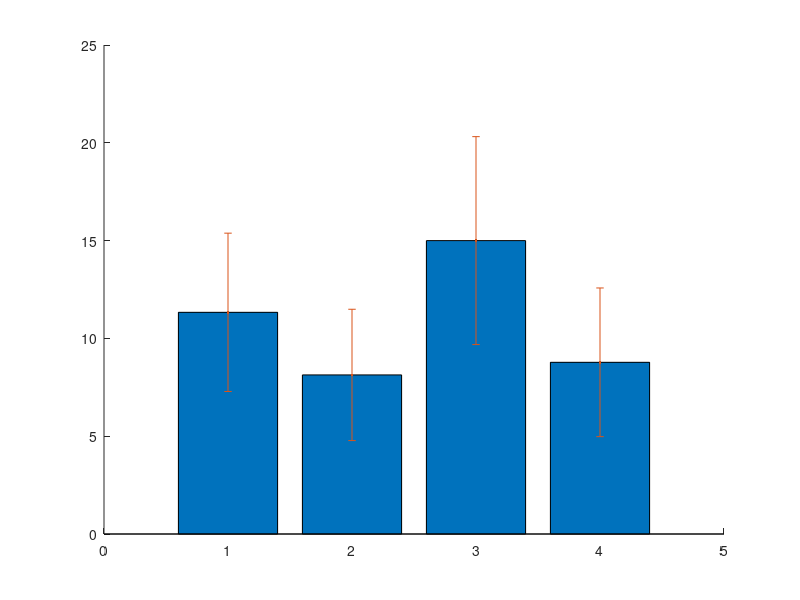
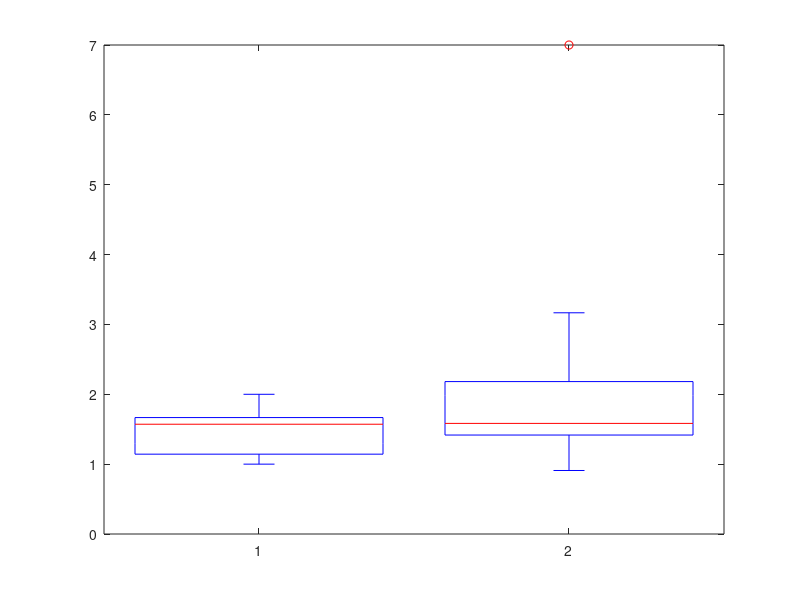

Recreate these plots in MATLAB, in order.
fuku = [7,7;12,9;12,14];
usagi = [12,6;11,7;15,9;14,7];
kuro = [17,9;11,7;9,5;9,8];
hidari = [20,17;4,4;8,7;9,6];

sen = [19,12;15,12;11,7];
tsuki = [10,11;13,7;7,1];
migi = [17,12;19,6;24,11];
mohi1 = [4,3;0,0];

% make plots
c1 = [fuku;usagi;kuro;hidari];
c2 = [sen;tsuki;migi];

% column 1 is active hole, column 2 is inactive hole
hold on;
bar([mean(c1),mean(c2)])
errorbar([mean(c1),mean(c2)],[std(c1),std(c2)],'.')

figure;
boxplot([c1(1:9,:),c2]);
[h,p]=ttest2(c1(:,1),c1(:,2))
[h,p]=ttest2(c2(:,1),c2(:,2))
[h,p]=ttest2(c1(:,1),c2(:,1))

% ratio
fukuR = fuku(:,1)./fuku(:,2);
usagiR = usagi(:,1)./usagi(:,2);
kuroR = kuro(:,1)./kuro(:,2);
hidariR = hidari(:,1)./hidari(:,2);

senR = sen(:,1)./sen(:,2);
tsukiR = tsuki(:,1)./tsuki(:,2);
migiR = migi(:,1)./migi(:,2);

c1R = [fukuR,usagiR(2:4),kuroR(2:4),hidariR(2:4)];
c2R = [senR,tsukiR,migiR];

boxplot([reshape(c1R(:,2:4),[1,9])',reshape(c2R,[1,9])'])